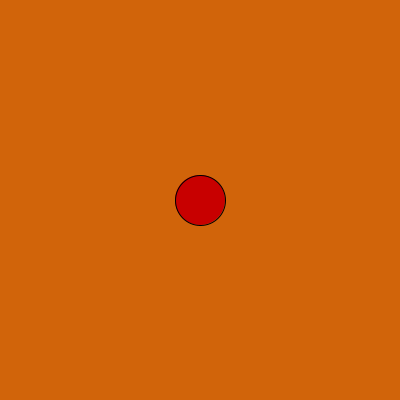
Frame 1 (no input)
Frame 60 (the mouse pressed at the canvas centre just before this capture): identical to frame 1, image omitted
Frame 120 (the mouse held since frame 60 and released just before this capture): identical to frame 1, image omitted

The Processing sketch that drew this single still picture (run headless with seeded random() and noise(); from frame 60 on, the mouse is pressed at the canvas centre):

// Processing sketch: Frogger
// ── Frogger.pde
int x=200; 
int y=200;
void setup(){
  size(400,400);
}
void draw(){
  
  Car car1 = new Car(200,300,200,3);
car1.display();
Car car2 = new Car(200,200,200,3);
car2.display();
Car car3 = new Car(200,100,200,3);
car3.display();
background(209,100,10);
fill(200,0,0);
ellipse(x,y,50,50);
NOESCAPE();
}
void keyPressed(){
if(key == CODED){
if(keyCode == UP){
y-=5;    //Frog Y position goes up
}
else if(keyCode == DOWN){
y+=5;    //Frog Y position goes down
}
else if(keyCode == RIGHT){
x+=5;    //Frog X position goes right
}
else if(keyCode == LEFT){
x-=5;  //Frog X position goes left
}
}
}
void NOESCAPE(){
if(x==0){
x=200;
y=200;
}
else if(y==0){
y=200;
x=200;
}
else if(x==400){
y=200;
x=200;
}
else if(y==400){
y=200;
x=200;
}
}
class Car{
int carx;
int cary;
int carsize;
int carspeed;
Car(int carx,int cary,int carsize,int carspeed){
this.carx=carx;
this.cary=cary;
this.carsize=carsize;
this.carspeed=carspeed;
}
 void display(){
      fill(0,255,0);
      rect(carx , cary, carsize, 50);
}


}
